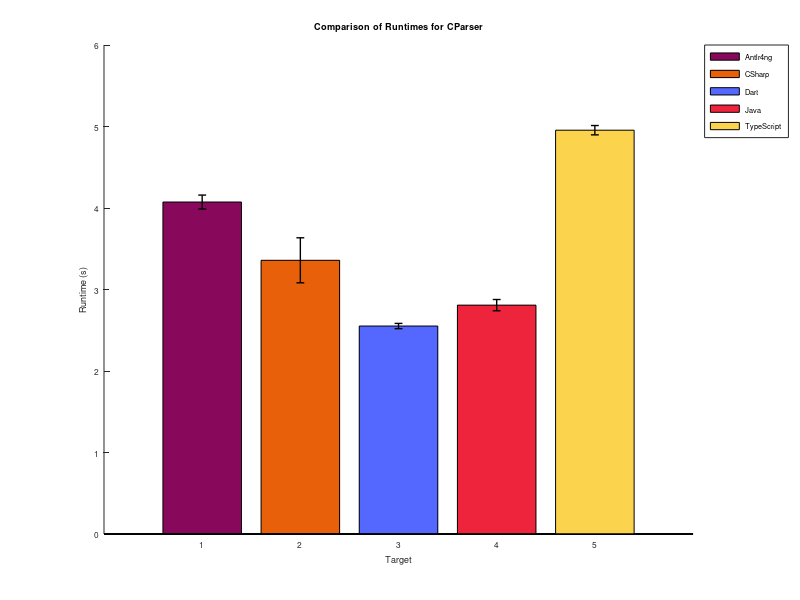

This chart was generated by the following MATLAB code:
pkg load statistics
n=20;
c=5;
x=[ 1 2 3 4 5 ];
disp(x)
p=[ 4.369
4.209
4.125
4.002
4.009
4.063
4.05
4.017
4.083
3.996
4.119
4.062
4.046
4.033
4.073
4.05
4.031
4.039
4.031
4.063
3.1142547
3.1788963
3.2963924
3.2880938
3.4958498
3.1346876
3.9861028
3.1624491
3.5946762
3.2946872
3.1408217
3.3669313
3.9953616
3.4007475
3.7436492
3.0987159
3.1878814
3.104246
3.3762266
3.206116
2.529
2.655
2.576
2.586
2.566
2.545
2.559
2.527
2.563
2.53
2.558
2.535
2.527
2.528
2.578
2.563
2.551
2.52
2.516
2.524
2.869
2.934
2.825
2.774
2.832
2.766
2.814
2.689
2.762
2.853
2.89
2.77
2.907
2.808
2.747
2.732
2.844
2.706
2.752
2.889
4.939
5
4.974
4.9190000000000005
5.01
4.967
4.916
4.888
5.044
4.868
5.012
5.024
4.85
4.975
4.9559999999999995
4.912
5.017
4.87
4.963
4.99 ];
s=[ "Antlr4ng" "CSharp" "Dart" "Java" "TypeScript" ];
h={ "Antlr4ng" "CSharp" "Dart" "Java" "TypeScript" };
rp=reshape(p, n, c);
mq=mean(rp);
y=mq;
disp(x)
sq=std(rp);
colours = { '#88085c', '#e8600a', '#5468ff', '#ee243c', '#FCD34D', '#7ee787', '#F17FA2', '#5BC1D7', '#56C271' };
disp(n)
disp(c)
disp(mq)
disp(sq)
hold on
for i = 1 : length(mq)
   H(i) = bar( x(i), y(i), 0.4, 'facecolor', colours{i} );
endfor
xlim([0 6])
hold off;
hold on
er = errorbar(x, mq, sq);
set(er, "color", [0 0 0])
set(er, "linewidth", 1);
set(er, "linestyle", "none");
hold off
set(gca, 'XTickLabel', x, 'XTick', 1:numel(x));
set(gca, "fontsize", 6)
xlabel("Target");
ylabel("Runtime (s)");
title("Comparison of Runtimes for CParser")
l=legend(h, "location", "northeastoutside");
print("./times.svg", "-dsvg")
